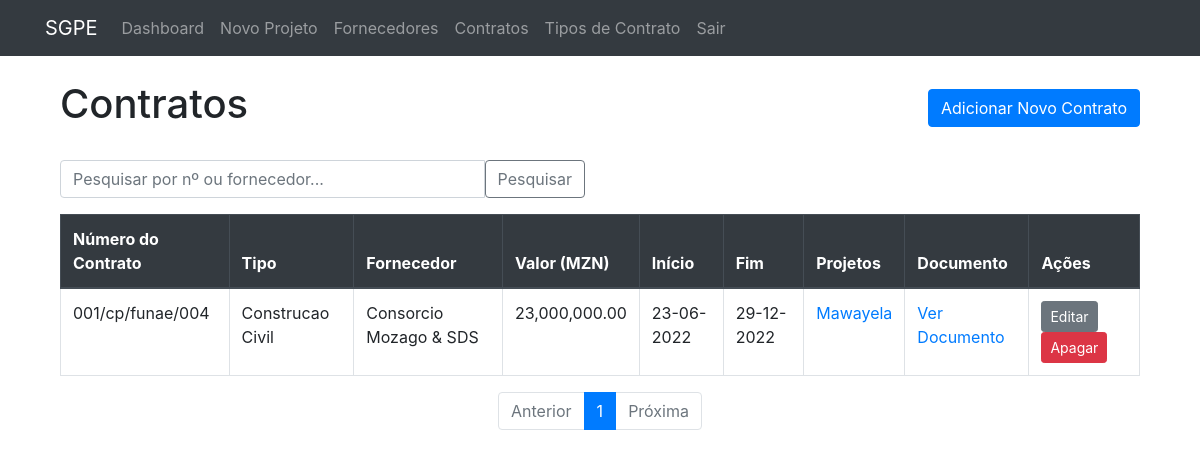
/contracts (signed in), run on the app's committed database.
### sgpe/models.py (models this page shows, shortened)
class Contract(db.Model):
    id = db.Column(db.Integer, primary_key=True)
    contract_number = db.Column(db.String(50), unique=True, nullable=False)
    contract_type_id = db.Column(db.Integer, db.ForeignKey('contract_type.id'), nullable=False)
    contract_value = db.Column(db.Float, nullable=False)
    start_date = db.Column(db.DateTime, nullable=True)
    end_date = db.Column(db.DateTime, nullable=True)
    supplier_id = db.Column(db.Integer, db.ForeignKey('supplier.id'), nullable=False)
    document_filename = db.Column(db.String(200), nullable=True) # Campo para o nome do ficheiro
    projects = db.relationship(
        'Project',
        secondary=contract_projects,
        back_populates='contracts'
    )

class ContractType(db.Model):
    id = db.Column(db.Integer, primary_key=True)
    name = db.Column(db.String(100), unique=True, nullable=False)
    description = db.Column(db.Text, nullable=True)
    contracts = db.relationship('Contract', backref='contract_type_info', lazy=True)

class Supplier(db.Model):
    id = db.Column(db.Integer, primary_key=True)
    name = db.Column(db.String(100), unique=True, nullable=False)
    contact_person = db.Column(db.String(100), nullable=True)
    email = db.Column(db.String(120), unique=True, nullable=True)
    phone = db.Column(db.String(20), nullable=True)
    contracts = db.relationship('Contract', backref='supplier_info', lazy=True)

class Project(db.Model):
    id = db.Column(db.Integer, primary_key=True)
    name = db.Column(db.String(100), nullable=False)
    description = db.Column(db.Text, nullable=True)
    location_province = db.Column(db.String(50), nullable=False)
    location_district = db.Column(db.String(50), nullable=False)
    location_admin_post = db.Column(db.String(50), nullable=False)
    generation_capacity_kW = db.Column(db.Float, nullable=False)
    storage_capacity_kWh = db.Column(db.Float, nullable=False)
    network_type = db.Column(db.String(100), nullable=True)
    mv_voltage_level = db.Column(db.String(20), nullable=True)
    lv_network_type = db.Column(db.String(20), nullable=True)
    num_connections = db.Column(db.Integer, nullable=False)
    date_posted = db.Column(db.DateTime, nullable=False, default=datetime.utcnow)
    user_id = db.Column(db.Integer, db.ForeignKey('user.id'), nullable=False)
    contracts = db.relationship(
        'Contract',
        secondary=contract_projects,
        back_populates='projects'
    )

### sgpe/main/routes.py (the view)
@main.route('/contracts')
@login_required
def contracts():
    page = request.args.get('page', 1, type=int)
    search_query = request.args.get('search', '')
    query = Contract.query
    if search_query:
        query = query.join(Supplier).filter(
            (Contract.contract_number.ilike(f'%{search_query}%')) |
            (Supplier.name.ilike(f'%{search_query}%'))
        )
    contracts = query.order_by(Contract.start_date.desc()).paginate(page=page, per_page=10)
    return render_template('contracts.html', title='Contratos', contracts=contracts, search_query=search_query)

### sgpe/__init__.py (called while the page is built)
def create_app(config_name):
    app = Flask(__name__, template_folder='../templates', static_folder='../static')
    app.config.from_object(config[config_name])
    config[config_name].init_app(app)
    db.init_app(app)
    bcrypt.init_app(app)
    login_manager.init_app(app)
    from sgpe.models import User
    @login_manager.user_loader
    def load_user(user_id):
        return User.query.get(int(user_id))
    from sgpe.main.routes import main
    app.register_blueprint(main)
    return app

### templates/contracts.html (shortened to what this page needs)
{% extends "layout.html" %}
{% block content %}
    <div class="container">
        <div class="d-flex justify-content-between align-items-center mb-4">
            <h1>Contratos</h1>
            <a href="{{ url_for('main.add_contract') }}" class="btn btn-primary">Adicionar Novo Contrato</a>
        </div>
        <div class="row mb-3">
            <div class="col-md-6">
                <form method="GET" action="{{ url_for('main.contracts') }}">
                    <div class="input-group">
                        <input type="text" name="search" class="form-control" placeholder="Pesquisar por nº ou fornecedor..." value="{{ search_query or '' }}">
                        <button class="btn btn-outline-secondary" type="submit">Pesquisar</button>
                    </div>
                </form>
            </div>
        </div>
        <div class="table-responsive">
            <table class="table table-hover table-bordered">
                <thead class="thead-dark">
                    <tr>
                        <th scope="col">Número do Contrato</th>
                        <th scope="col">Tipo</th>
                        <th scope="col">Fornecedor</th>
                        <th scope="col">Valor (MZN)</th>
                        <th scope="col">Início</th>
                        <th scope="col">Fim</th>
                        <th scope="col">Projetos</th>
                        <th scope="col">Documento</th>
                        <th scope="col">Ações</th>
                    </tr>
                </thead>
                <tbody>
                    {% for contract in contracts.items %}
                        <tr>
                            <td>{{ contract.contract_number }}</td>
                            <td>{{ contract.contract_type_info.name }}</td>
                            <td>{{ contract.supplier_info.name }}</td>
                            <td>{{ "{:,.2f}".format(contract.contract_value) }}</td>
                            <td>{{ contract.start_date.strftime('%d-%m-%Y') if contract.start_date }}</td>
                            <td>{{ contract.end_date.strftime('%d-%m-%Y') if contract.end_date }}</td>
                            <td>
                                {% for project in contract.projects %}
                                    <a href="{{ url_for('main.project', project_id=project.id) }}">{{ project.name }}</a>{% if not loop.last %}, {% endif %}
                                {% else %}
                                    Nenhum
                                {% endfor %}
                            </td>
                            <td>
                                {% if contract.document_filename %}
                                    <a href="{{ url_for('main.download_document', filename=contract.document_filename) }}" target="_blank">Ver Documento</a>
                                {% else %}
                                    N/A
                                {% endif %}
                            </td>
                            <td>
                                <a href="{{ url_for('main.update_contract', contract_id=contract.id) }}" class="btn btn-sm btn-secondary">Editar</a>
                                <button type="button" class="btn btn-danger btn-sm" data-bs-toggle="modal" data-bs-target="#deleteModal{{ contract.id }}">
                                    Apagar
                                </button>
                            </td>
                        </tr>
                    {% else %}
                        <tr>
                            <td colspan="9" class="text-center">Nenhum contrato encontrado.</td>
                        </tr>
                    {% endfor %}
                </tbody>
            </table>
        </div>
        <nav aria-label="Paginação de Contratos">
            <ul class="pagination justify-content-center">
                {% if contracts.has_prev %}
                    <li class="page-item"><a class="page-link" href="{{ url_for('main.contracts', page=contracts.prev_num, search=search_query) }}">Anterior</a></li>
                {% else %}
                    <li class="page-item disabled"><span class="page-link">Anterior</span></li>
                {% endif %}
                {% for page_num in contracts.iter_pages(left_edge=1, right_edge=1, left_current=1, right_current=2) %}
                    {% if page_num %}
                        {% if contracts.page == page_num %}
                            <li class="page-item active"><span class="page-link">{{ page_num }}</span></li>
                        {% else %}
                            <li class="page-item"><a class="page-link" href="{{ url_for('main.contracts', page=page_num, search=search_query) }}">{{ page_num }}</a></li>
                        {% endif %}
                    {% else %}
                        <li class="page-item disabled"><span class="page-link">...</span></li>
                    {% endif %}
                {% endfor %}
                {% if contracts.has_next %}
                    <li class="page-item"><a class="page-link" href="{{ url_for('main.contracts', page=contracts.next_num, search=search_query) }}">Próxima</a></li>
                {% else %}
                    <li class="page-item disabled"><span class="page-link">Próxima</span></li>
                {% endif %}
            </ul>
        </nav>
    </div>
{% endblock content %}

### data on the page
Contract: contract_number "001/cp/funae/004", contract_type_info.name "Construcao Civil", supplier_info.name "Consorcio Mozago & SDS", contract_value "23,000,000.00", start_date "23-06-2022", end_date "29-12-2022"
Project: name "Mawayela"

### other printed values
{{ page_num }} "1"
